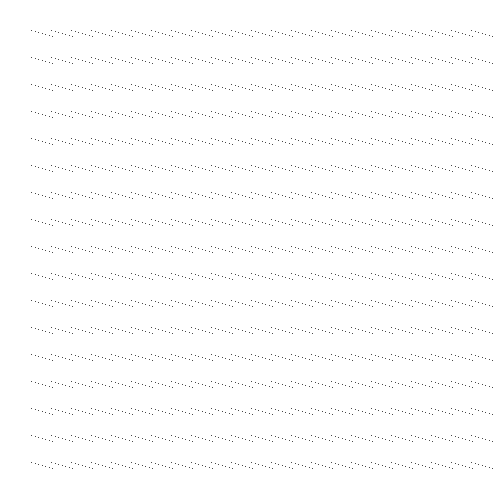
Frame 1 (no input)
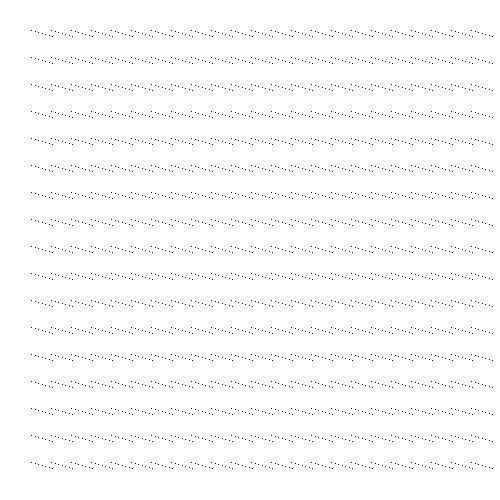
Frame 60 (the mouse pressed at the canvas centre just before this capture)
Frame 120 (the mouse held since frame 60 and released just before this capture): identical to frame 60, image omitted

The Processing sketch that drew these frames (run headless with seeded random() and noise(); from frame 60 on, the mouse is pressed at the canvas centre):

// Processing sketch: processing_87827
// ── processing_87827.pde

void setup() {
  size(500, 500);
  smooth();
  background(255);
}

void draw() {                               
 
  fill(0);                                   //bg sparse dots
  for (int i = 30; i <= width-30; i += 20) {
    for (int j = 30; j <= height-30; j += 20) {
      for (int k = 30; k <= height; k += 70) {
      point(i+k/20,j++);
    }
  }
}
}
  
  
  
 
